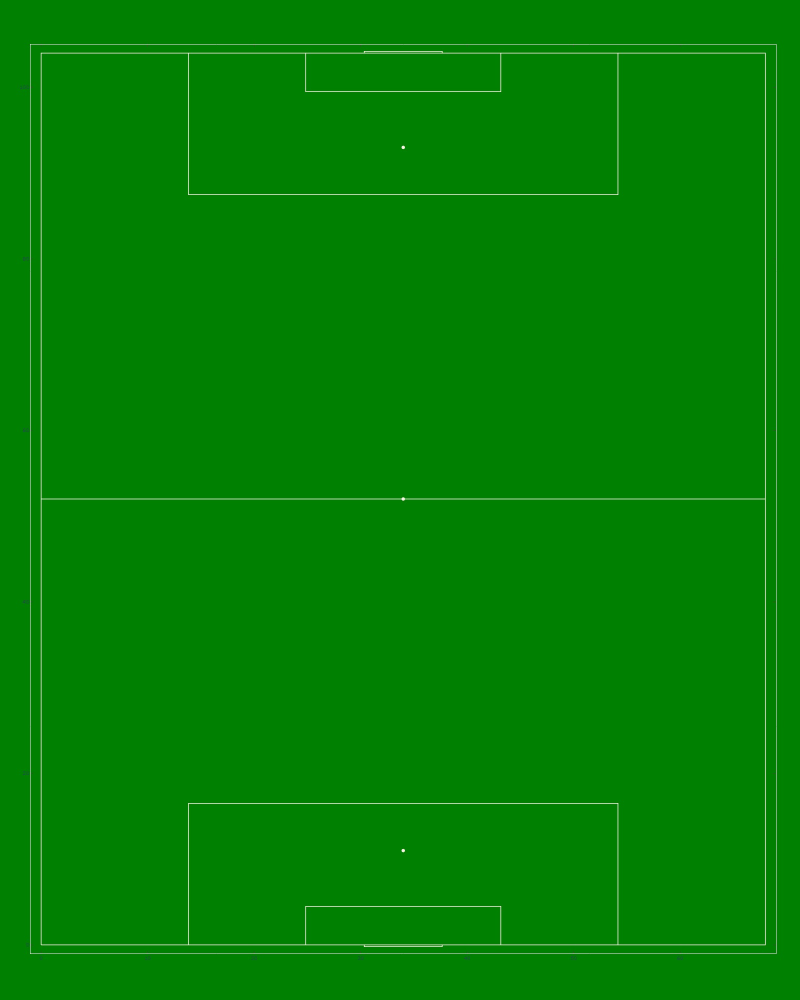
#> input picture pitch.jpeg, 1600 x 2000 px (shown at 1/2 size)
$ jupyter execute --allow-errors Assignment2.ipynb   (shell and % lines are left out)
#> lines starting #> are read from the running program, lines starting #| are printed output that depends on the picture
[cell 1]
import json
from pandas.io.json import json_normalize
import numpy as np
import seaborn as sns
import pandas as pd
import matplotlib.pyplot as plt
from matplotlib.patches import Arc, Rectangle, ConnectionPatch
from matplotlib.offsetbox import  OffsetImage
import squarify
from functools import reduce

#> (a cell that did not finish here is left out)

#> (a cell that did not finish here is left out)

#> (a cell that did not finish here is left out)

[cell 5]
bins = [x for x in range(-180,180,15)]
labels = [x for x in range(-165,180,15)]
#> (the rest of this cell did not finish here and is left out)

[cell 6]
positions = {}
#> (the rest of this cell did not finish here and is left out)

[cell 7]
# [32 lines left out: function player_pass_df, not called in this run]

[cell 8]
positions = {'Jonas Hector': 'Left Back',
 'Joshua Kimmich': 'Right Back',
 'Leon Goretzka': 'Right Wing',
 'Manuel Neuer': 'Goalkeeper',
 'Marco Reus': 'Left Wing',
 'Mats Hummels': 'Left Center Back',
 'Mesut Özil': 'Center Attacking Midfield',
 'Niklas Süle': 'Right Center Back',
 'Sami Khedira': 'Right Center Midfield',
 'Timo Werner': 'Center Forward',
 'Toni Kroos': 'Left Center Midfield'}

[cell 9]
import plotly.express as px
from plotly.graph_objs import *
# [27 lines left out: function plot_wagon, not called in this run]

[cell 10]
positions

[cell 11]
# [71 lines left out: function code_position, not called in this run]

[cell 12]
wagon_plots = {}
#> (the rest of this cell did not finish here and is left out)

[cell 13]
import matplotlib.pyplot as plt
import plotly.tools as tls

def draw_pitch(pitch, line, orientation,view):

    orientation = orientation
    view = view
    line = line
    pitch = pitch

    if orientation.lower().startswith("h"):

        if view.lower().startswith("h"):
            fig,ax = plt.subplots(figsize=(6.8,10.4))
            plt.xlim(49,105)
            plt.ylim(-1,69)
        else:
            fig,ax = plt.subplots(figsize=(10.4,6.8))
            plt.xlim(-1,105)
            plt.ylim(-1,69)
        ax.axis('off') # this hides the x and y ticks

        # side and goal lines #
        ly1 = [0,0,68,68,0]
        lx1 = [0,104,104,0,0]

        plt.plot(lx1,ly1,color=line,zorder=5)


        # boxes, 6 yard box and goals

            #outer boxes#
        ly2 = [13.84,13.84,54.16,54.16]
        lx2 = [104,87.5,87.5,104]
        plt.plot(lx2,ly2,color=line,zorder=5)

        ly3 = [13.84,13.84,54.16,54.16]
        lx3 = [0,16.5,16.5,0]
        plt.plot(lx3,ly3,color=line,zorder=5)

            #goals#
        ly4 = [30.34,30.34,37.66,37.66]
        lx4 = [104,104.2,104.2,104]
        plt.plot(lx4,ly4,color=line,zorder=5)

        ly5 = [30.34,30.34,37.66,37.66]
        lx5 = [0,-0.2,-0.2,0]
        plt.plot(lx5,ly5,color=line,zorder=5)


           #6 yard boxes#
        ly6 = [24.84,24.84,43.16,43.16]
        lx6 = [104,99.5,99.5,104]
        plt.plot(lx6,ly6,color=line,zorder=5)

        ly7 = [24.84,24.84,43.16,43.16]
        lx7 = [0,4.5,4.5,0]
        plt.plot(lx7,ly7,color=line,zorder=5)

        #Halfway line, penalty spots, and kickoff spot
        ly8 = [0,68]
        lx8 = [52,52]
        plt.plot(lx8,ly8,color=line,zorder=5)


        plt.scatter(93,34,color=line,zorder=5)
        plt.scatter(11,34,color=line,zorder=5)
        plt.scatter(52,34,color=line,zorder=5)

        circle1 = plt.Circle((93.5,34), 9.15,ls='solid',lw=1.5,color=line, fill=False, zorder=1,alpha=1)
        circle2 = plt.Circle((10.5,34), 9.15,ls='solid',lw=1.5,color=line, fill=False, zorder=1,alpha=1)
        circle3 = plt.Circle((52, 34), 9.15,ls='solid',lw=1.5,color=line, fill=False, zorder=2,alpha=1)

        ## Rectangles in boxes
        rec1 = plt.Rectangle((87.5,20), 16,30,ls='-',color=pitch, zorder=1,alpha=1)
        rec2 = plt.Rectangle((0, 20), 16.5,30,ls='-',color=pitch, zorder=1,alpha=1)

        ## Pitch rectangle
        rec3 = plt.Rectangle((-1, -1), 106,70,ls='-',color=pitch, zorder=1,alpha=1)

        ax.add_artist(rec3)
        ax.add_artist(circle1)
        ax.add_artist(circle2)
        ax.add_artist(rec1)
        ax.add_artist(rec2)
        ax.add_artist(circle3)

    else:
        if view.lower().startswith("h"):
            fig,ax = plt.subplots(figsize=(10.4,6.8))
            plt.ylim(49,105)
            plt.xlim(-1,69)
        else:
            fig,ax = plt.subplots(figsize=(6.8,10.4))
            plt.ylim(-1,105)
            plt.xlim(-1,69)
        ax.axis('off') # this hides the x and y ticks

        # side and goal lines #
        lx1 = [0,0,68,68,0]
        ly1 = [0,104,104,0,0]

        plt.plot(lx1,ly1,color=line,zorder=5)


        # boxes, 6 yard box and goals

            #outer boxes#
        lx2 = [13.84,13.84,54.16,54.16]
        ly2 = [104,87.5,87.5,104]
        plt.plot(lx2,ly2,color=line,zorder=5)

        lx3 = [13.84,13.84,54.16,54.16]
        ly3 = [0,16.5,16.5,0]
        plt.plot(lx3,ly3,color=line,zorder=5)

            #goals#
        lx4 = [30.34,30.34,37.66,37.66]
        ly4 = [104,104.2,104.2,104]
        plt.plot(lx4,ly4,color=line,zorder=5)

        lx5 = [30.34,30.34,37.66,37.66]
        ly5 = [0,-0.2,-0.2,0]
        plt.plot(lx5,ly5,color=line,zorder=5)


           #6 yard boxes#
        lx6 = [24.84,24.84,43.16,43.16]
        ly6 = [104,99.5,99.5,104]
        plt.plot(lx6,ly6,color=line,zorder=5)

        lx7 = [24.84,24.84,43.16,43.16]
        ly7 = [0,4.5,4.5,0]
        plt.plot(lx7,ly7,color=line,zorder=5)

        #Halfway line, penalty spots, and kickoff spot
        lx8 = [0,68]
        ly8 = [52,52]
        plt.plot(lx8,ly8,color=line,zorder=5)


        plt.scatter(34,93,color=line,zorder=5)
        plt.scatter(34,11,color=line,zorder=5)
        plt.scatter(34,52,color=line,zorder=5)

        circle1 = plt.Circle((34,93.5), 9.15,ls='solid',lw=1.5,color=line, fill=False, zorder=1,alpha=1)
        circle2 = plt.Circle((34,10.5), 9.15,ls='solid',lw=1.5,color=line, fill=False, zorder=1,alpha=1)
        circle3 = plt.Circle((34,52), 9.15,ls='solid',lw=1.5,color=line, fill=False, zorder=2,alpha=1)


        ## Rectangles in boxes
        rec1 = plt.Rectangle((20, 87.5), 30,16.5,ls='-',color=pitch, zorder=1,alpha=1)
        rec2 = plt.Rectangle((20, 0), 30,16.5,ls='-',color=pitch, zorder=1,alpha=1)

        ## Pitch rectangle
        rec3 = plt.Rectangle((-1, -1), 70,106,ls='-',color=pitch, zorder=1,alpha=1)

        ax.add_artist(rec3)
        ax.add_artist(circle1)
        ax.add_artist(circle2)
        ax.add_artist(rec1)
        ax.add_artist(rec2)
        ax.add_artist(circle3)
# [5 lines of commented-out code are left out]
        tls.mpl_to_plotly(fig)
        return fig

#> (a cell that did not finish here is left out)

[cell 15]
fig = draw_pitch("#195905","#faf0e6","vertical","full")
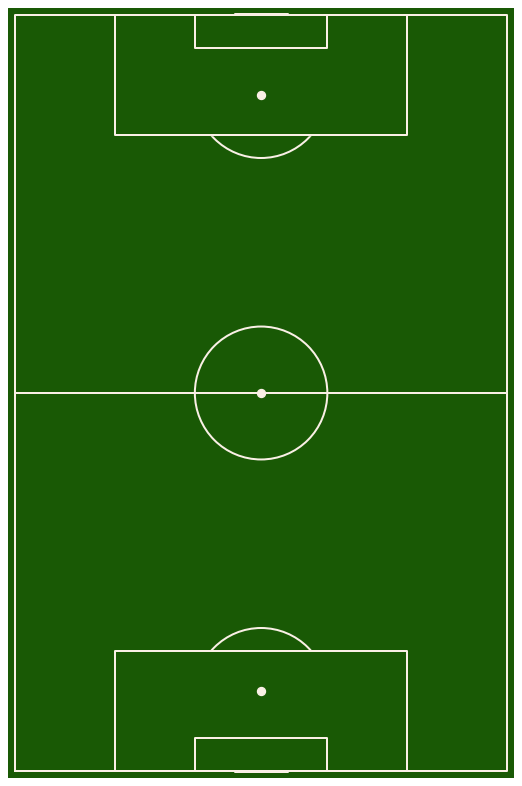
#> figure drawn by matplotlib, 1 panel

[cell 16]
fig = tls.mpl_to_plotly(fig)

[cell 17]
fig.update_layout(paper_bgcolor='green',plot_bgcolor="green")
dic = fig.to_dict()

[cell 18]
specs = {"type": "barpolar"}
specs_array = []
arr = []
for i in range(5):
    for j in range(5):
        arr.append(specs)
    specs_array.append(arr)
    arr= []

[cell 19]
from plotly.subplots import make_subplots
import plotly.graph_objects as go
fig2 = make_subplots(rows=5, cols=5,specs=specs_array,subplot_titles=(  '','','','','',     '','Left Wing', 'Center Forward', 'Right Wing','',    '', 'Left Center Midfield', 'Center Attacking Midfield','Right Center Midfield', '','Left Back', 'Left Center Back' ,'','Right Center Back', 'Right Back' ,'','','Goalkeeper','',''),
                     vertical_spacing= 0.01


                    )

[cell 20]
from plotly.subplots import make_subplots
import plotly.graph_objects as go
fig2 = make_subplots(rows=5, cols=5,specs=specs_array,subplot_titles=(  '','','','','',     '','Left Center Forward', '', 'Right Center Forward','',    'Left Midfield', 'Left Center Midfield', '','Right Center Midfield', 'Right Midfield','Left Back', 'Left Center Back' ,'','Right Center Back', 'Right Back' ,'','','Goalkeeper','',''),
                     vertical_spacing= 0.01


                    )

[cell 21]
fig2

#> (a cell that did not finish here is left out)

[cell 23]
position_inverted = {y:x for x,y in positions.items()}

[cell 24]
for x in fig2.layout.annotations:
    if x.text in position_inverted.keys():
        x.text = position_inverted[x.text]

[cell 25]
for x in fig2.layout.annotations:
    x.text = "<span style=\"  font-size: 20pt;font-family: 'Luckiest Guy';color: #fff;text-shadow:0px -3px 0 #212121,0px -3px 0 #212121,0px  3px 0 #212121,0px  3px 0 #212121,-3px  0px 0 #212121,  3px  0px 0 #212121,-3px  0px 0 #212121,3px  0px 0 #212121,-3px -3px 0 #212121,  3px -3px 0 #212121,-3px  3px 0 #212121,3px  3px 0 #212121,-3px  9px 0 #212121,0px  9px 0 #212121,3px  9px 0 #212121,0 9px 1px rgba(0,0,0,.1),0 0 3px rgba(0,0,0,.1),0 3px 1.5px rgba(0,0,0,.3),0 6px 3px rgba(0,0,0,.2),0 9px 9px rgba(0,0,0,.25),0 12px 12px rgba(0,0,0,.2),0 18px 18px rgba(0,0,0,.15);\">"+x.text+"</span>"

[cell 26]
from PIL import Image

image = Image.open('pitch.jpeg')
#> image is the input picture: PIL image 1600x2000 RGB; mean R, G, B 2, 128.8, 2.9

# [14 lines of commented-out code are left out]

[cell 27]
fig2.layout.update(images= [dict(
                  source= image,
                  xref= "x",
                  yref= "y",
                  x= -1,
                  y= 4,
                  sizex= 7,
                  sizey= 5,
                  sizing= "stretch",
                  opacity= 1.0,
                  layer= "below")], xaxis = dict(showgrid= False,showline =False,zeroline= False),
                            yaxis = dict(showgrid = False,showline =False,zeroline = False),
                   annotations = dict(font="hgfyf")

                                         )

[cell 28]
name = []
for x in fig2.data:
    if x.name not in name and x.name != 'binned_pass_length=No Pass':
        name.append(x.name)
        x['showlegend'] = True
    else:
        x['showlegend'] = False

[cell 29]
for x in fig2.data:
    if x.showlegend == True:
        x.name = "Pass Length:"+x.name.split("=")[1]
